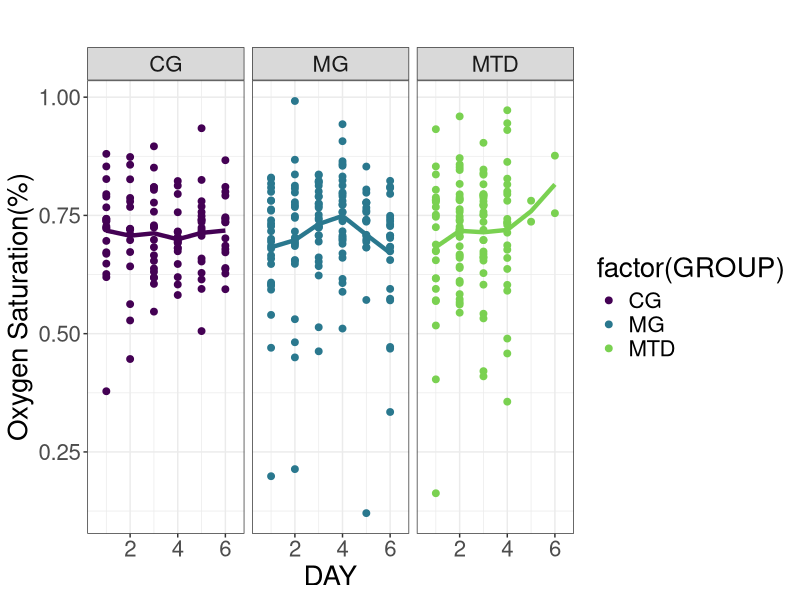
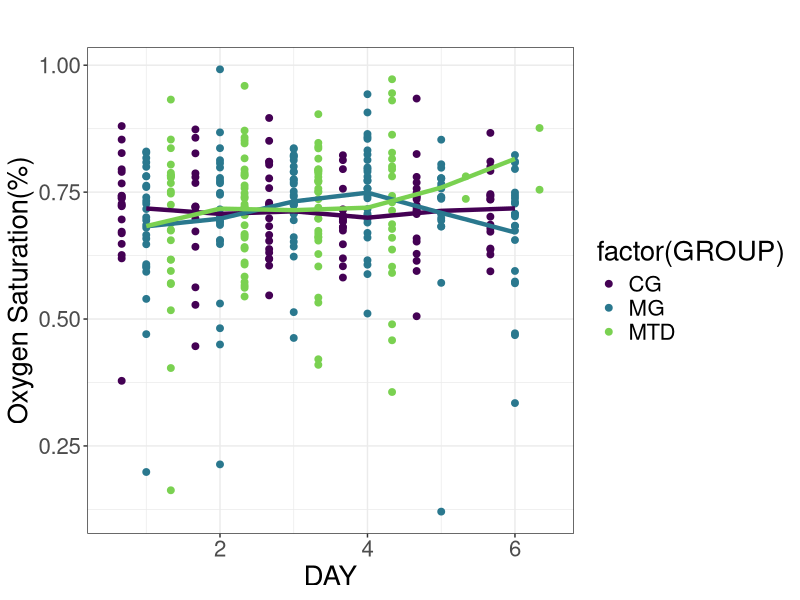
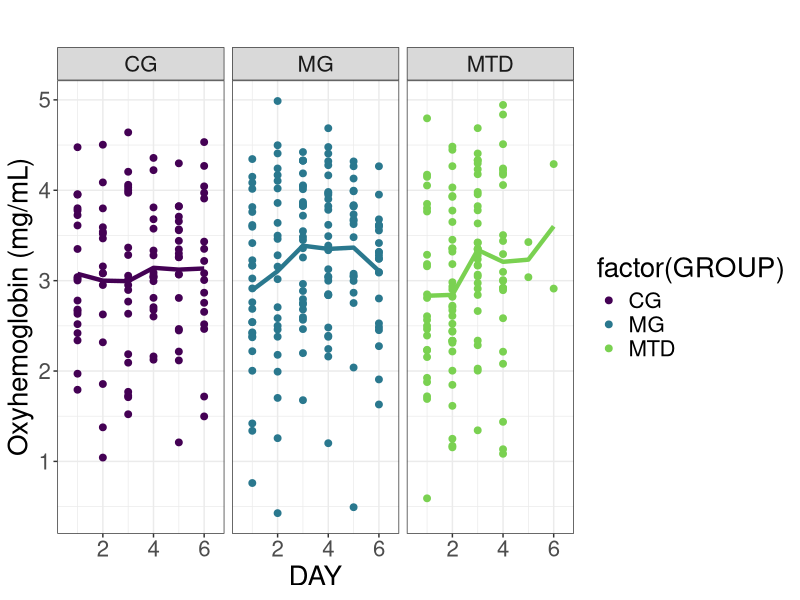
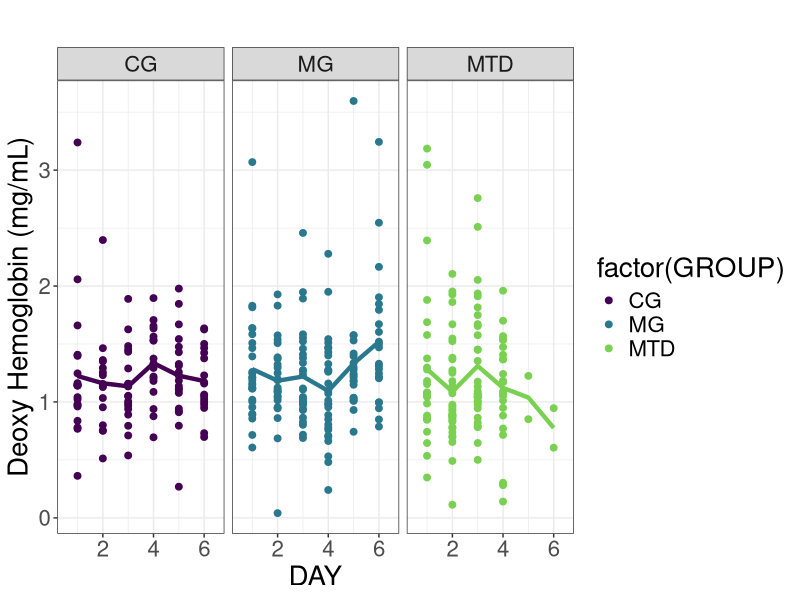
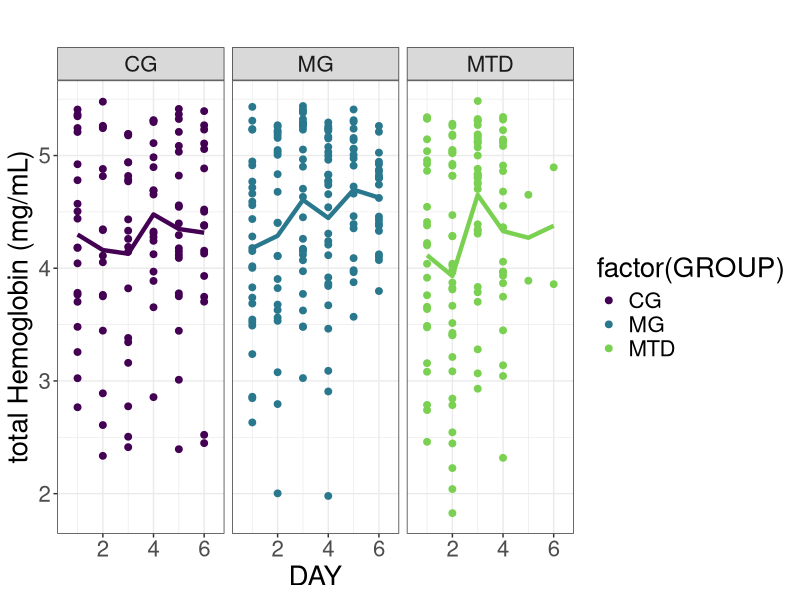
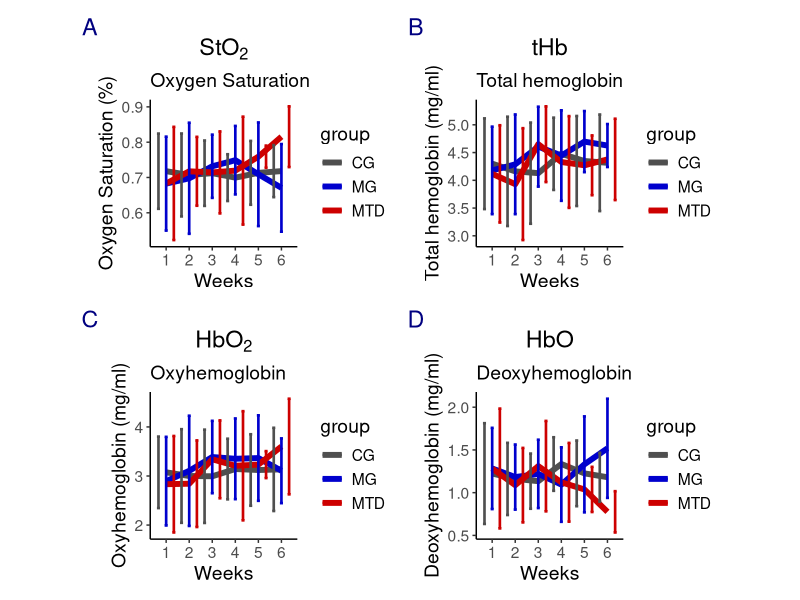
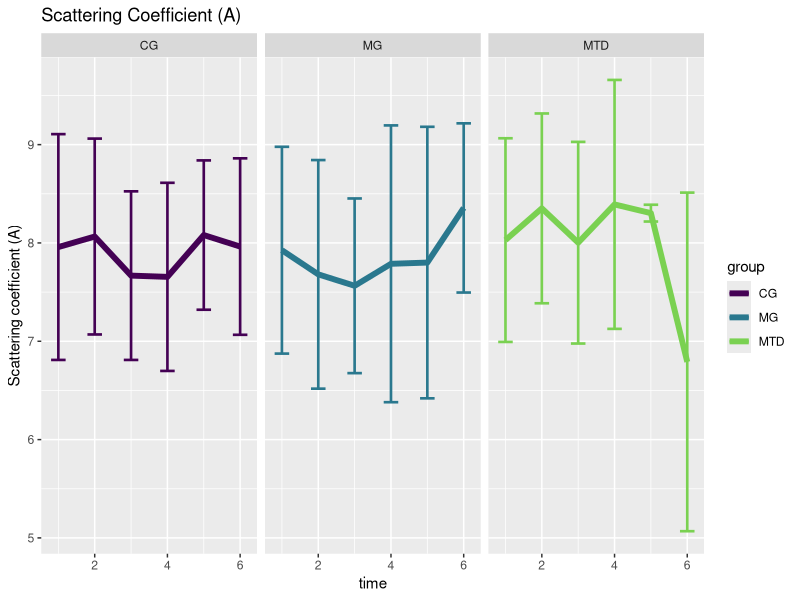
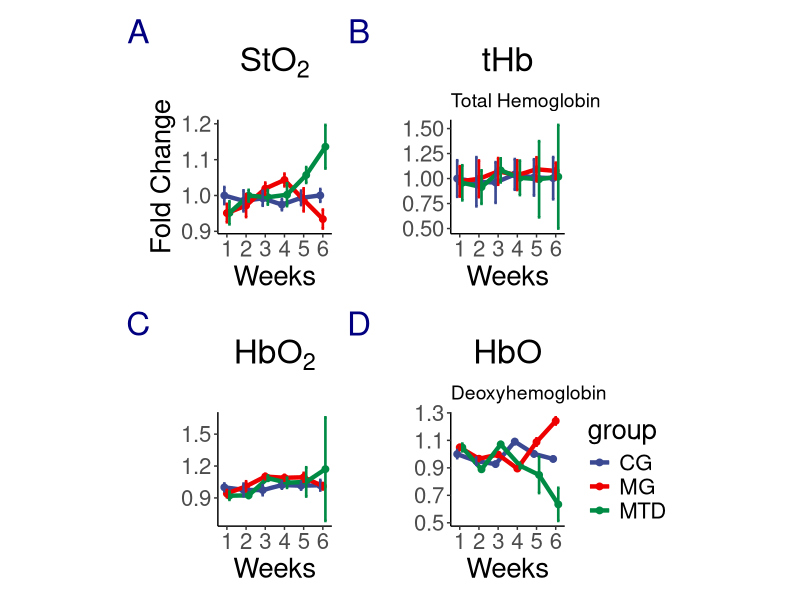

The R script that drew these images, in order:
#code to plot the StO2 per group with errorbars
library(readr)
library(multcomp)
library(here)
library(scales)
library(nlme)
library(patchwork)
library(ggplot2)
library(tidyverse)
pd<-position_dodge(0.2)
data1 <- read.csv(here("data","Extraction_merged_2018_2020_2021_cohorts_v1.csv"))
attach(data1)
data1$STO2min<-(data1$STO2-data1$STO2_SD)
data1$STO2max<-(data1$STO2+data1$STO2_SD)
data1$HBmin<-(data1$HB-data1$HB_SD)
data1$HBmax<-(data1$HB+data1$HB_SD)
data1$Amin<-(data1$A-data1$A_SD)
data1$Amax<-(data1$A+data1$A_SD)
data1$Bmin<-(data1$B-data1$B_SD)
data1$Bmax<-(data1$B+data1$B_SD)

data1$HBO2<-(data1$HB*data1$STO2)
data1$HBO2_SD<-data1$HB_SD*data1$STO2
data1$HBO2max<-data1$HBO2+data1$HBO2_SD
data1$HBO2min<-data1$HBO2-data1$HBO2_SD

data1$HBO<-data1$HB*(1-data1$STO2)
data1$HBO_SD<-data1$HB_SD*(1-data1$STO2)
data1$HBOmax<-data1$HBO+data1$HBO_SD
data1$HBOmin<-data1$HBO-data1$HBO_SD

#Calculating means 
means1<-aggregate(data1$STO2, by=list(time=data1$DAY,group=data1$GROUP),na.rm=TRUE,FUN=mean) #from StO2
sdevs1<-aggregate(data1$STO2, by=list(time=data1$DAY,group=data1$GROUP),na.rm=TRUE,FUN=sd) #from StO2
means1$STO2<-means1$x
means1$SDSTO2<-sdevs1$x
means2<-aggregate(data1$HB, by=list(time=data1$DAY,group=data1$GROUP),na.rm=TRUE,FUN=mean) #from Hb
sdevs2<-aggregate(data1$HB, by=list(time=data1$DAY,group=data1$GROUP),na.rm=TRUE,FUN=sd) #from Hb
means2$HB<-means2$x
means2$HBSD<-sdevs2$x
means3<-aggregate(data1$A, by=list(time=data1$DAY,group=data1$GROUP),na.rm=TRUE,FUN=mean) #from Hb
sdevs3<-aggregate(data1$A, by=list(time=data1$DAY,group=data1$GROUP),na.rm=TRUE,FUN=sd) #from Hb
means3$A<-means3$x
means3$ASD<-sdevs3$x

OxyHbmeans<-aggregate(data1$HBO2, by=list(time=data1$DAY,group=data1$GROUP),na.rm=TRUE,FUN=mean) #from HbO2
OxyHbstd<-aggregate(data1$HBO2, by=list(time=data1$DAY,group=data1$GROUP),na.rm=TRUE,FUN=sd) #from HbO2
OxyHbmeans$OxyHemoglobin<-OxyHbmeans$x
OxyHbmeans$OxyHbSD<-OxyHbstd$x

DeoxyHbmeans<-aggregate(data1$HBO, by=list(time=data1$DAY,group=data1$GROUP),na.rm=TRUE,FUN=mean) #from Hb
DeoxyHbstd<-aggregate(data1$HBO, by=list(time=data1$DAY,group=data1$GROUP),na.rm=TRUE,FUN=sd) #from Hb
DeoxyHbmeans$DeoxyHemoglobin<-DeoxyHbmeans$x
DeoxyHbmeans$DeoxyHbSD<-DeoxyHbstd$x

##scatter plot per group

#StO2 plot per week per group with means ****best one****
pd=position_dodge(1.0)
ggplot(data1,aes(x=DAY, y=STO2))+theme_bw()+
  theme(text=element_text(size=20))+
  geom_point(aes(color=factor(GROUP)), position=pd, size=2)+
  stat_summary(aes(group=GROUP,color=factor(GROUP)), fun.y=mean, geom="line",linetype=1, size=1.5,show.legend=FALSE)+
  scale_color_viridis_d(end = 0.8)+
  labs(title='',y="Oxygen Saturation(%)")+
  facet_wrap(~GROUP,ncol=5)


####StO2 integrated plot
pd=position_dodge(1.0)
ggplot(data1,aes(x=DAY, y=STO2))+theme_bw()+
  theme(text=element_text(size=20))+
  geom_point(aes(color=factor(GROUP)), position=pd, size=2)+
  stat_summary(aes(group=GROUP,color=factor(GROUP)), fun.y=mean, geom="line",linetype=1, size=1.5,show.legend=FALSE)+
  scale_color_viridis_d(end = 0.8)+
  labs(title='',y="Oxygen Saturation(%)")


#HbO2 plot per week per group with means ****best one****
pd=position_dodge(1.0)
ggplot(data1,aes(x=DAY, y=HBO2))+theme_bw()+
  theme(text=element_text(size=20))+
  geom_point(aes(color=factor(GROUP)), position=pd, size=2)+
  stat_summary(aes(group=GROUP,color=factor(GROUP)), fun.y=mean, geom="line",linetype=1, size=1.5,show.legend=FALSE)+
  scale_color_viridis_d(end = 0.8)+
  labs(title='',y="Oxyhemoglobin (mg/mL)")+
  facet_wrap(~GROUP,ncol=5)

#HbO plot per week per group with means ****best one****
pd=position_dodge(1.0)
ggplot(data1,aes(x=DAY, y=HBO))+theme_bw()+
  theme(text=element_text(size=20))+
  geom_point(aes(color=factor(GROUP)), position=pd, size=2)+
  stat_summary(aes(group=GROUP,color=factor(GROUP)), fun.y=mean, geom="line",linetype=1, size=1.5,show.legend=FALSE)+
  scale_color_viridis_d(end = 0.8)+
  labs(title='',y="Deoxy Hemoglobin (mg/mL)")+
  facet_wrap(~GROUP,ncol=5)



#tHb plot per week per group with means ****best one****
pd=position_dodge(1.0)
ggplot(data1,aes(x=DAY, y=HB))+theme_bw()+
  theme(text=element_text(size=20))+
  geom_point(aes(color=factor(GROUP)), position=pd, size=2)+
  stat_summary(aes(group=GROUP,color=factor(GROUP)), fun.y=mean, geom="line",linetype=1, size=1.5,show.legend=FALSE)+
  scale_color_viridis_d(end = 0.8)+
  labs(title='',y="total Hemoglobin (mg/mL)")+
  facet_wrap(~GROUP,ncol=5)






###plotting mean values####
txt1<-14
g1<-ggplot(means1,aes(x=time,y=STO2))+geom_line(aes(color=group),size=2)+theme_classic()+
  geom_errorbar(aes(ymin=STO2-SDSTO2,ymax=STO2+SDSTO2,color=group),width=0.4, size=0.9,position=pd)+
  scale_color_manual(values=c('gray31','blue3','red3'))+
  scale_x_continuous(breaks=seq(1,6,1))+
  labs(title=expression(StO[2]),subtitle='Oxygen Saturation', y='Oxygen Saturation (%)', x='Weeks')+
  theme(plot.title = element_text(hjust = 0.5),
        plot.subtitle = element_text (size=14),
        text=element_text(size=txt1),
        aspect.ratio = 1)


g2<-ggplot(means2,aes(x=time,y=HB))+geom_line(aes(color=group),size=2)+theme_classic()+
  geom_errorbar(aes(ymin=HB-HBSD,ymax=HB+HBSD,color=group),width=0.4, size=0.9,position=pd)+
  scale_color_manual(values=c('gray31','blue3','red3'))+
  scale_x_continuous(breaks=seq(1,6,1))+
  labs(title=expression(tHb),subtitle='Total hemoglobin', y='Total hemoglobin (mg/ml)', x='Weeks')+
  theme(plot.title = element_text(hjust = 0.5),
        plot.subtitle = element_text (size=14),
        text=element_text(size=txt1),
        aspect.ratio = 1)

g3<-ggplot(OxyHbmeans,aes(x=time,y=OxyHemoglobin))+geom_line(aes(color=group),size=2)+theme_classic()+
  geom_errorbar(aes(ymin=OxyHemoglobin-OxyHbSD,ymax=OxyHemoglobin+OxyHbSD,color=group),width=0.4, size=0.9,position=pd)+
  scale_color_manual(values=c('gray31','blue3','red3'))+
  scale_x_continuous(breaks=seq(1,6,1))+
  labs(title=expression(HbO[2]),subtitle='Oxyhemoglobin ', y='Oxyhemoglobin (mg/ml)', x='Weeks')+
  theme(plot.title = element_text(hjust = 0.5),
        plot.subtitle = element_text (size=14),
        text=element_text(size=txt1),
        aspect.ratio = 1)

g4<-ggplot(DeoxyHbmeans,aes(x=time,y=DeoxyHemoglobin))+geom_line(aes(color=group),size=2)+theme_classic()+
  geom_errorbar(aes(ymin=DeoxyHemoglobin-DeoxyHbSD,ymax=DeoxyHemoglobin+DeoxyHbSD,color=group),width=0.4, size=0.9,position=pd)+
  scale_color_manual(values=c('gray31','blue3','red3'))+
  scale_x_continuous(breaks=seq(1,6,1))+
  labs(title=expression(HbO),subtitle='Deoxyhemoglobin ', y='Deoxyhemoglobin (mg/ml)', x='Weeks')+
  theme(plot.title = element_text(hjust = 0.5),
        plot.subtitle = element_text (size=14),
        text=element_text(size=txt1),
        aspect.ratio = 1)


##plotting
g1+g2+g3+g4+plot_layout(nrow=2)+
  plot_annotation(tag_levels='A')&
  theme(plot.tag=element_text(colour = 'navyblue'))


ggplot(means3,aes(x=time,y=A))+geom_line(aes(color=group),size=2)+
  geom_errorbar(aes(ymin=A-ASD,ymax=A+ASD,color=group),width=0.4, size=0.9,position=pd)+facet_wrap(~group)+
  scale_color_viridis_d(end = 0.8)+
  ggtitle("Scattering Coefficient (A)")+labs(y="Scattering coefficient (A)") #plot mean scattering coeff values




###April 2021: For this graphs the baseline value will be the Control Day 1 values for all variables
# The fold changes will be calculated 
#relative to the CG group then, not using each group as its own calibrator
#In each case the baseline value is pasted in the dataframe and the fold change in calculated.

#StO2
means1<-means1%>%
  mutate(Baseline=rep(data1 %>%
              filter(GROUP=='CG',DAY==1) %>%
              summarize(val=as.numeric(mean(STO2,na.rm=TRUE)
                           ))))
means1<-means1%>%
  mutate(Fold_change=STO2/as.numeric(Baseline))



#Hb
means2<-means2%>%
  mutate(Baseline=rep(data1 %>%
                        filter(GROUP=='CG',DAY==1) %>%
                        summarize(val=as.numeric(mean(HB,na.rm=TRUE)
                        ))))

means2<-means2%>%
  mutate(Fold_change=HB/as.numeric(Baseline))

#A
means3<-means3%>%
  mutate(Baseline=rep(data1 %>%
                        filter(GROUP=='CG',DAY==1) %>%
                        summarize(val=as.numeric(mean(A,na.rm=TRUE)
                        ))))

means3<-means3%>%
  mutate(Fold_change=A/as.numeric(Baseline))

#OxyHb
OxyHbmeans<-OxyHbmeans%>%
  mutate(Baseline=rep(data1 %>%
                        filter(GROUP=='CG',DAY==1) %>%
                        summarize(val=as.numeric(mean(HBO2,na.rm=TRUE)
                        ))))


OxyHbmeans<-OxyHbmeans%>%
  mutate(Fold_change=OxyHemoglobin/as.numeric(Baseline))

#DeoxyHb
DeoxyHbmeans<-DeoxyHbmeans%>%
  mutate(Baseline=rep(data1 %>%
                        filter(GROUP=='CG',DAY==1) %>%
                        summarize(val=as.numeric(mean(HBO,na.rm=TRUE)
                        ))))


DeoxyHbmeans<-DeoxyHbmeans%>%
  mutate(Fold_change=DeoxyHemoglobin/as.numeric(Baseline))


##getting a subset of StO2 values without NAs
Trimmed<-data1%>%filter(!is.na(STO2)) #extracting the non NA values 
Numbers<-aggregate(Trimmed$STO2, by=list(time=Trimmed$DAY,group=Trimmed$GROUP),FUN=length) #counting the number of occurrences per group per week
names(Numbers)<-c('Week','Group','Observations')
#Calculate fold change and pasting number of observations per group per week
##StO2
### It seems the Fold error should just be the Standard error, not the SE divided by the mean baseline, 
#will change the formulas below accordingly

means1$Baseline<-as.numeric(means1$Baseline)
means1$Observations<-Numbers$Observations
means1$StandErr<-means1$SDSTO2/(means1$Observations)^0.5
means1$FoldErr<-means1$StandErr/means1$Baseline
means1$FoldErr<-means1$StandErr

##total hemoglobin
means2$Baseline<-as.numeric(means2$Baseline)
means2$Hbfoldchange<-means2$HB/means2$Baseline #Mean Hb fold change
means2$Observations<-Numbers$Observations
means2$StandErr<-means2$HBSD/(means2$Observations)^0.5
means2$FoldErr<-means2$StandErr

##A (reduced scattering coefficient)
means3$Baseline<-as.numeric(means3$Baseline)
means3$Afoldchange<-means3$A/means3$Baseline #Mean A fold change
means3$Observations<-Numbers$Observations
means3$StandErr<-means3$ASD/(means3$Observations)^0.5
means3$FoldErr<-means3$StandErr

###HbO2####

OxyHbmeans$Baseline<-as.numeric(OxyHbmeans$Baseline)
OxyHbmeans$OxyHbfoldchange<-OxyHbmeans$OxyHemoglobin/OxyHbmeans$Baseline
OxyHbmeans$Observations<-Numbers$Observations
OxyHbmeans$StandErr<-OxyHbmeans$OxyHbSD/(OxyHbmeans$Observations)
OxyHbmeans$FoldErr<-OxyHbmeans$StandErr
##Hb###

DeoxyHbmeans$Baseline<-as.numeric(DeoxyHbmeans$Baseline)
DeoxyHbmeans$DeoxyHbfoldchange<-DeoxyHbmeans$DeoxyHemoglobin/DeoxyHbmeans$Baseline
DeoxyHbmeans$Observations<-Numbers$Observations
DeoxyHbmeans$StandErr<-DeoxyHbmeans$DeoxyHbSD/(DeoxyHbmeans$Observations)
DeoxyHbmeans$FoldErr<-DeoxyHbmeans$StandErr

#plot fold changes
library(patchwork)
library(ggsci)
pd=position_dodge(0.4)
thm1<-scale_color_aaas()
txt<-20
clr<-c('gray31','blue3','red3')
p1<-ggplot(data=means1,aes(x=time, y=Fold_change))+theme_classic()+
  geom_point(aes(color=group,group=group),size=2, position=pd,show.legend = FALSE)+
  geom_line(aes(color=group,group=group),size=1.5,position=pd,show.legend = FALSE)+
  geom_errorbar(aes(ymin=Fold_change-FoldErr,ymax=Fold_change+FoldErr,color=group),width=0.4, size=0.9,position=pd,show.legend = FALSE)+
  scale_x_continuous(breaks=seq(1,6,1))+
  labs(title=expression(StO[2]),y='Fold Change', x='Weeks')+ #plot StO2 fold change
  theme(plot.title = element_text(hjust = 0.5),
        plot.subtitle = element_text (size=14),
        text=element_text(size=txt),
        aspect.ratio = 1)+
  thm1



p2<-ggplot(data=means2,aes(x=time, y=Fold_change))+theme_classic()+
  geom_point(aes(color=group,group=group),size=2, position=pd,show.legend = FALSE)+
  geom_line(aes(color=group,group=group),size=1.5, position=pd,show.legend = FALSE)+
  geom_errorbar(aes(ymin=Fold_change-FoldErr,ymax=Fold_change+FoldErr,color=group),width=0.4, size=0.9, position=pd,show.legend = FALSE)+
  theme(text=element_text(size=txt),aspect.ratio = 1)+
  scale_x_continuous(breaks=seq(1,6,1))+
  labs(title=expression(tHb), subtitle='Total Hemoglobin',y='', x='Weeks')+
  theme(plot.title = element_text(hjust = 0.5),
        plot.subtitle = element_text (size=14),
        text=element_text(size=txt),
        aspect.ratio = 1)+thm1


p3<-ggplot(data=means3,aes(x=time, y=Fold_change))+theme_classic()+
  geom_point(aes(color=group,group=group),size=2, position=pd,show.legend = FALSE)+
  geom_line(aes(color=group,group=group),size=1.5, position=pd,show.legend = FALSE)+
  geom_errorbar(aes(ymin=Fold_change-FoldErr,ymax=Fold_change+FoldErr,color=group),width=0.4, size=0.9, position=pd,show.legend = FALSE)+
  theme(text=element_text(size=txt),aspect.ratio = 1)+
  scale_x_continuous(breaks=seq(1,6,1))+labs(title=expression(mu[s]^{"'"}), y='', x='Weeks')+
  theme(plot.title = element_text(hjust = 0.5),
        plot.subtitle = element_text (size=14),
        text=element_text(size=txt),
        aspect.ratio = 1)+thm1


p4<-ggplot(data=OxyHbmeans,aes(x=time, y=Fold_change))+theme_classic()+
  geom_point(aes(color=group,group=group),size=2, position=pd,show.legend = FALSE)+
  geom_line(aes(color=group,group=group),size=1.5,position=pd,show.legend = FALSE)+
  geom_errorbar(aes(ymin=Fold_change-FoldErr,ymax=Fold_change+FoldErr,color=group),width=0.4, size=0.9,position=pd,show.legend = FALSE)+
  theme(text=element_text(size=txt),aspect.ratio = 1)+scale_x_continuous(breaks=seq(1,6,1))+
  labs(title=expression(HbO[2]), y='', x='Weeks')+
  theme(plot.title = element_text(hjust = 0.5),
        plot.subtitle = element_text (size=14),
        text=element_text(size=txt),
        aspect.ratio = 1)+thm1


p5<-ggplot(data=DeoxyHbmeans,aes(x=time, y=Fold_change))+theme_classic()+
  geom_point(aes(color=group,group=group),size=2, position=pd)+
  geom_line(aes(color=group,group=group),size=1.5,position=pd)+
  geom_errorbar(aes(ymin=Fold_change-FoldErr,ymax=Fold_change+FoldErr,color=group),width=0.4, size=0.9,position=pd)+
  theme(text=element_text(size=txt),aspect.ratio = 1)+
  scale_x_continuous(breaks=seq(1,6,1))+
  labs(title=expression(HbO),subtitle='Deoxyhemoglobin', y='', x='Weeks')+
  theme(plot.title = element_text(hjust = 0.5),
        plot.subtitle = element_text (size=14),
        text=element_text(size=txt),
        aspect.ratio = 1)+
  thm1



p1+p2+p4+p5+
  plot_layout(nrow=2)+
  plot_annotation(tag_levels='A')&
  theme(plot.tag=element_text(colour = 'navyblue'))


#StO2 plot per week per group with means ****best one****
# pd=position_dodge(1.0)
# ggplot(data1,aes(x=DAY, y=STO2, linetype=TUMOR))+theme_bw()+
#   theme(text=element_text(size=20))+
#   geom_point(aes(color=factor(TUMOR)), position=pd, size=2)+
#   geom_line(aes(color=factor(TUMOR)), position=pd,size=1)+
#   scale_x_continuous(breaks=seq(1,6,1))+
#   geom_errorbar(aes(ymin=STO2min, ymax=STO2max,color=factor(TUMOR),linetype=NULL), width=2,position=pd,size=0.6,show.legend = FALSE)+
#   geom_text(data = data1, aes(x = 4.35, y = STO2, label = TUMOR),
#             size = 4, hjust = 1, fontface = "bold")+
#   stat_summary(aes(group=GROUP), fun.y=mean, geom="line",linetype=1, size=1.5,show.legend=FALSE)+
#   labs(title='',y="Oxygen Saturation(%)")+
#   facet_wrap(~ID,ncol=5)




#StO2 plot per week per subject per group MG **best**
library(ggrepel)
library(grid)
library(tidyverse)


#geom_label_repel(data=subset(data1,GROUP=='MG'),aes(label = TUMOR , fill=factor(TUMOR)),
#box.padding   = 0.35, 
#point.padding = 0.5,
#color ='black',
#show.legend = FALSE)+

#StO2 plots 
#################################################################

#MG group
pd=position_dodge(1.0)
ggplot(data=subset(data1,GROUP=='MG'),aes(x=DAY, y=STO2, linetype=TUMOR))+theme_bw()+
  geom_point(aes(color=TUMOR), position=pd, size=2, show.legend = FALSE)+
  geom_line(aes(color=factor(TUMOR)), position=pd,size=2, linetype="solid")+
  scale_x_continuous(breaks=seq(1,6,1))+
  geom_errorbar(aes(ymin=STO2min, ymax=STO2max,
                    color=factor(TUMOR),
                    linetype=NULL), width=0.5,position=pd,size=1,show.legend = FALSE)+
  scale_color_viridis_d(end = 0.75)+
  guides(color = guide_legend(override.aes = list(size = 6)))+
  stat_summary(aes(group=GROUP), fun.y=mean, geom="line",linetype=1, size=1.5,show.legend=FALSE)+
  facet_wrap(~ID,nrow=2)+
  labs(title='METRONOMIC',y="Oxygen Saturation(%)")+
  theme(text=element_text(size=20),plot.title = element_text(hjust = 0.5),
        legend.text=element_text(size=20),legend.position = "bottom",aspect.ratio = 0.75)



#tHb plots
#################################################################
#MG group
pd=position_dodge(1.0)
ggplot(data=subset(data1,GROUP=='MG'),aes(x=DAY, y=HB, linetype=TUMOR))+theme_bw()+
  geom_point(aes(color=TUMOR), position=pd, size=2, show.legend = FALSE)+
  geom_line(aes(color=factor(TUMOR)), position=pd,size=2, linetype="solid")+
  scale_x_continuous(breaks=seq(1,6,1))+
  geom_errorbar(aes(ymin=HBmin, ymax=HBmax,
                    color=factor(TUMOR),
                    linetype=NULL), width=0.5,position=pd,size=1,show.legend = FALSE)+
  scale_color_viridis_d(end = 0.75)+
  guides(color = guide_legend(override.aes = list(size = 6)))+
  stat_summary(aes(group=GROUP), fun.y=mean, geom="line",linetype=1, size=1.5,show.legend=FALSE)+
  facet_wrap(~ID,nrow=2)+
  labs(title='METRONOMIC',y="Total hemoglobin (mg/mL)")+
  theme(text=element_text(size=20),plot.title = element_text(hjust = 0.5),
        legend.text=element_text(size=20),legend.position = "bottom",aspect.ratio = 0.75)


#HbO2 plots
################################
#MG group
library(ggrepel)
library(tidyverse)
pd=position_dodge(1.0)
ggplot(data=subset(data1,GROUP=='MG'),aes(x=DAY, y=HBO2, linetype=TUMOR))+theme_bw()+
  geom_point(aes(color=TUMOR), position=pd, size=2, show.legend = FALSE)+
  geom_line(aes(color=factor(TUMOR)), position=pd,size=2, linetype="solid")+
  scale_x_continuous(breaks=seq(1,6,1))+
  geom_errorbar(aes(ymin=HBO2min, ymax=HBO2max,
                    color=factor(TUMOR),
                    linetype=NULL), width=0.5,position=pd,size=1,show.legend = FALSE)+
  scale_color_viridis_d(end = 0.75)+
  guides(color = guide_legend(override.aes = list(size = 6)))+
  stat_summary(aes(group=GROUP), fun.y=mean, geom="line",linetype=1, size=1.5,show.legend=FALSE)+
  facet_wrap(~ID,nrow =2)+
  labs(title='METRONOMIC',y="HbO2(mg/mL)")+
  theme(text=element_text(size=20),plot.title = element_text(hjust = 0.5),
        legend.text=element_text(size=20),legend.position = "bottom",aspect.ratio = 0.75)


#HbO plots
##############################
#MG group
pd=position_dodge(1.0)
ggplot(data=subset(data1,GROUP=='MG'),aes(x=DAY, y=HBO, linetype=TUMOR))+theme_bw()+
  geom_point(aes(color=TUMOR), position=pd, size=2, show.legend = FALSE)+
  geom_line(aes(color=factor(TUMOR)), position=pd,size=2, linetype="solid")+
  scale_x_continuous(breaks=seq(1,6,1))+
  geom_errorbar(aes(ymin=HBOmin, ymax=HBOmax,
                    color=factor(TUMOR),
                    linetype=NULL), width=0.5,position=pd,size=1,show.legend = FALSE)+
  scale_color_viridis_d(end = 0.75)+
  guides(color = guide_legend(override.aes = list(size = 6)))+
  stat_summary(aes(group=GROUP), fun.y=mean, geom="line",linetype=1, size=1.5,show.legend=FALSE)+
  facet_wrap(~ID,nrow=2)+
  labs(title='METRONOMIC',y=" Deoxyhemoglobin (mg/mL)")+
  theme(text=element_text(size=20),plot.title = element_text(hjust = 0.5),
        legend.text=element_text(size=20),legend.position = "bottom",aspect.ratio = 0.75)


###MTD group
pd=position_dodge(1.0)
ggplot(data=subset(data1,GROUP=='MTD'),aes(x=DAY, y=STO2, linetype=TUMOR))+theme_bw()+
  geom_point(aes(color=TUMOR), position=pd, size=2, show.legend = FALSE)+
  geom_line(aes(color=factor(TUMOR)), position=pd,size=2, linetype="solid")+
  scale_x_continuous(breaks=seq(1,6,1))+
  geom_errorbar(aes(ymin=STO2min, ymax=STO2max,
                    color=factor(TUMOR),
                    linetype=NULL), width=0.5,position=pd,size=1,show.legend = FALSE)+
  scale_color_viridis_d(end = 0.75)+
  guides(color = guide_legend(override.aes = list(size = 6)))+
  stat_summary(aes(group=GROUP), fun.y=mean, geom="line",linetype=1, size=1.5,show.legend=FALSE)+
  facet_wrap(~ID,nrow=2)+
  labs(title='METRONOMIC',y="Oxygen Saturation(%)")+
  theme(text=element_text(size=20),plot.title = element_text(hjust = 0.5),
        legend.text=element_text(size=20),legend.position = "bottom",aspect.ratio = 0.75)
